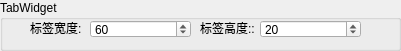
        <widget class="QGroupBox" name="groupBox_9">
         <property name="geometry">
          <rect>
           <x>340</x>
           <y>570</y>
           <width>401</width>
           <height>51</height>
          </rect>
         </property>
         <property name="title">
          <string>TabWidget</string>
         </property>
         <widget class="QSpinBox" name="spinBox_17">
          <property name="geometry">
           <rect>
            <x>90</x>
            <y>20</y>
            <width>101</width>
            <height>18</height>
           </rect>
          </property>
          <property name="value">
           <number>60</number>
          </property>
         </widget>
         <widget class="QLabel" name="label_53">
          <property name="geometry">
           <rect>
            <x>30</x>
            <y>20</y>
            <width>91</width>
            <height>16</height>
           </rect>
          </property>
          <property name="text">
           <string>标签宽度:</string>
          </property>
         </widget>
         <widget class="QSpinBox" name="spinBox_18">
          <property name="geometry">
           <rect>
            <x>260</x>
            <y>20</y>
            <width>101</width>
            <height>18</height>
           </rect>
          </property>
          <property name="minimum">
           <number>-10</number>
          </property>
          <property name="value">
           <number>20</number>
          </property>
         </widget>
         <widget class="QLabel" name="label_52">
          <property name="geometry">
           <rect>
            <x>200</x>
            <y>20</y>
            <width>54</width>
            <height>16</height>
           </rect>
          </property>
          <property name="text">
           <string>标签高度::</string>
          </property>
         </widget>
        </widget>
